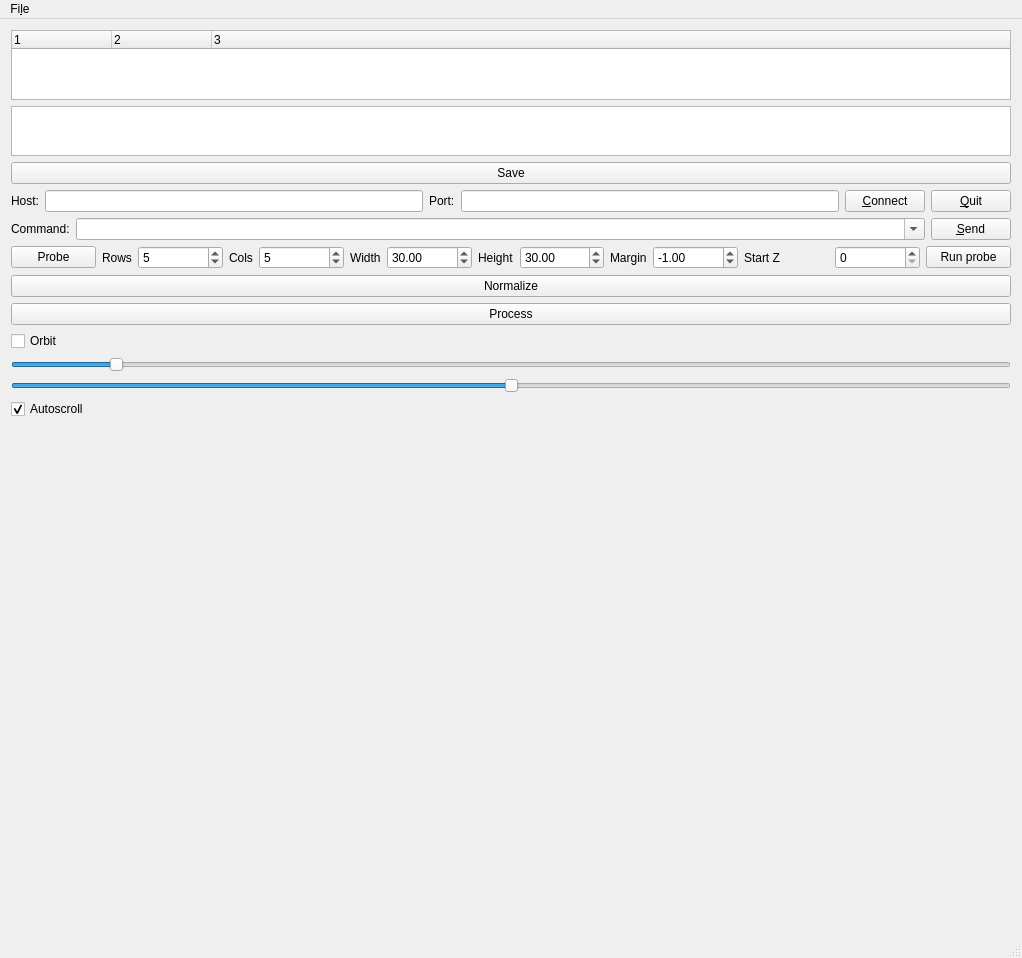
<?xml version="1.0" encoding="UTF-8"?>
<ui version="4.0">
 <class>MainWindow</class>
 <widget class="QMainWindow" name="MainWindow">
  <property name="geometry">
   <rect>
    <x>0</x>
    <y>0</y>
    <width>1022</width>
    <height>932</height>
   </rect>
  </property>
  <property name="windowTitle">
   <string>hc_monitor</string>
  </property>
  <property name="animated">
   <bool>false</bool>
  </property>
  <widget class="QWidget" name="centralWidget">
   <layout class="QVBoxLayout" name="verticalLayout">
    <item>
     <widget class="QTreeWidget" name="comtree">
      <property name="verticalScrollMode">
       <enum>QAbstractItemView::ScrollPerPixel</enum>
      </property>
      <property name="columnCount">
       <number>3</number>
      </property>
      <column>
       <property name="text">
        <string notr="true">1</string>
       </property>
      </column>
      <column>
       <property name="text">
        <string notr="true">2</string>
       </property>
      </column>
      <column>
       <property name="text">
        <string notr="true">3</string>
       </property>
      </column>
     </widget>
    </item>
    <item>
     <widget class="QTextEdit" name="text">
      <property name="enabled">
       <bool>true</bool>
      </property>
      <property name="sizePolicy">
       <sizepolicy hsizetype="Minimum" vsizetype="Fixed">
        <horstretch>0</horstretch>
        <verstretch>0</verstretch>
       </sizepolicy>
      </property>
      <property name="maximumSize">
       <size>
        <width>16777215</width>
        <height>50</height>
       </size>
      </property>
      <property name="baseSize">
       <size>
        <width>0</width>
        <height>50</height>
       </size>
      </property>
     </widget>
    </item>
    <item>
     <widget class="QPushButton" name="save">
      <property name="text">
       <string>Save</string>
      </property>
     </widget>
    </item>
    <item>
     <layout class="QHBoxLayout" name="horizontalLayout_2">
      <item>
       <widget class="QLabel" name="label">
        <property name="text">
         <string>Host:</string>
        </property>
       </widget>
      </item>
      <item>
       <widget class="QLineEdit" name="host"/>
      </item>
      <item>
       <widget class="QLabel" name="label_2">
        <property name="text">
         <string>Port:</string>
        </property>
       </widget>
      </item>
      <item>
       <widget class="QLineEdit" name="port">
        <property name="sizePolicy">
         <sizepolicy hsizetype="MinimumExpanding" vsizetype="Fixed">
          <horstretch>0</horstretch>
          <verstretch>0</verstretch>
         </sizepolicy>
        </property>
       </widget>
      </item>
      <item>
       <widget class="QPushButton" name="connect">
        <property name="text">
         <string>&amp;Connect</string>
        </property>
       </widget>
      </item>
      <item>
       <widget class="QPushButton" name="quit">
        <property name="text">
         <string>&amp;Quit</string>
        </property>
       </widget>
      </item>
     </layout>
    </item>
    <item>
     <layout class="QHBoxLayout" name="horizontalLayout">
      <item>
       <widget class="QLabel" name="label_3">
        <property name="text">
         <string>Command:</string>
        </property>
       </widget>
      </item>
      <item>
       <widget class="QComboBox" name="prompt">
        <property name="sizePolicy">
         <sizepolicy hsizetype="Expanding" vsizetype="Fixed">
          <horstretch>0</horstretch>
          <verstretch>0</verstretch>
         </sizepolicy>
        </property>
        <property name="editable">
         <bool>true</bool>
        </property>
       </widget>
      </item>
      <item>
       <widget class="QPushButton" name="send">
        <property name="text">
         <string>&amp;Send</string>
        </property>
       </widget>
      </item>
     </layout>
    </item>
    <item>
     <layout class="QHBoxLayout" name="horizontalLayout_3">
      <item>
       <widget class="QPushButton" name="probe">
        <property name="text">
         <string>Probe</string>
        </property>
       </widget>
      </item>
      <item>
       <widget class="QLabel" name="label_rows">
        <property name="sizePolicy">
         <sizepolicy hsizetype="Maximum" vsizetype="Minimum">
          <horstretch>0</horstretch>
          <verstretch>0</verstretch>
         </sizepolicy>
        </property>
        <property name="text">
         <string>Rows</string>
        </property>
       </widget>
      </item>
      <item>
       <widget class="QSpinBox" name="probe_rows">
        <property name="sizePolicy">
         <sizepolicy hsizetype="Minimum" vsizetype="Fixed">
          <horstretch>0</horstretch>
          <verstretch>0</verstretch>
         </sizepolicy>
        </property>
        <property name="maximum">
         <number>99999999</number>
        </property>
        <property name="value">
         <number>5</number>
        </property>
       </widget>
      </item>
      <item>
       <widget class="QLabel" name="label_cols">
        <property name="sizePolicy">
         <sizepolicy hsizetype="Maximum" vsizetype="Preferred">
          <horstretch>0</horstretch>
          <verstretch>0</verstretch>
         </sizepolicy>
        </property>
        <property name="text">
         <string>Cols</string>
        </property>
       </widget>
      </item>
      <item>
       <widget class="QSpinBox" name="probe_cols">
        <property name="maximum">
         <number>9999999</number>
        </property>
        <property name="value">
         <number>5</number>
        </property>
       </widget>
      </item>
      <item>
       <widget class="QLabel" name="label_width">
        <property name="sizePolicy">
         <sizepolicy hsizetype="Maximum" vsizetype="Preferred">
          <horstretch>0</horstretch>
          <verstretch>0</verstretch>
         </sizepolicy>
        </property>
        <property name="text">
         <string>Width</string>
        </property>
       </widget>
      </item>
      <item>
       <widget class="QDoubleSpinBox" name="probe_area_width">
        <property name="maximum">
         <double>9999999.000000000000000</double>
        </property>
        <property name="value">
         <double>30.000000000000000</double>
        </property>
       </widget>
      </item>
      <item>
       <widget class="QLabel" name="label_height">
        <property name="sizePolicy">
         <sizepolicy hsizetype="Maximum" vsizetype="Preferred">
          <horstretch>0</horstretch>
          <verstretch>0</verstretch>
         </sizepolicy>
        </property>
        <property name="text">
         <string>Height</string>
        </property>
       </widget>
      </item>
      <item>
       <widget class="QDoubleSpinBox" name="probe_area_height">
        <property name="maximum">
         <double>9999999.000000000000000</double>
        </property>
        <property name="value">
         <double>30.000000000000000</double>
        </property>
       </widget>
      </item>
      <item>
       <widget class="QLabel" name="margin">
        <property name="sizePolicy">
         <sizepolicy hsizetype="Maximum" vsizetype="Preferred">
          <horstretch>0</horstretch>
          <verstretch>0</verstretch>
         </sizepolicy>
        </property>
        <property name="text">
         <string>Margin</string>
        </property>
       </widget>
      </item>
      <item>
       <widget class="QDoubleSpinBox" name="probe_margin">
        <property name="minimum">
         <double>-99999.000000000000000</double>
        </property>
        <property name="maximum">
         <double>99999.990000000005239</double>
        </property>
        <property name="value">
         <double>-1.000000000000000</double>
        </property>
       </widget>
      </item>
      <item>
       <widget class="QLabel" name="lalel_start_z">
        <property name="text">
         <string>Start Z</string>
        </property>
       </widget>
      </item>
      <item>
       <widget class="QSpinBox" name="probe_start_z">
        <property name="value">
         <number>0</number>
        </property>
       </widget>
      </item>
      <item>
       <widget class="QPushButton" name="run_probe">
        <property name="text">
         <string>Run probe</string>
        </property>
       </widget>
      </item>
     </layout>
    </item>
    <item>
     <widget class="QPushButton" name="normalize">
      <property name="text">
       <string>Normalize</string>
      </property>
     </widget>
    </item>
    <item>
     <widget class="QPushButton" name="process">
      <property name="text">
       <string>Process</string>
      </property>
     </widget>
    </item>
    <item>
     <widget class="QCheckBox" name="orbit">
      <property name="text">
       <string>Orbit</string>
      </property>
     </widget>
    </item>
    <item>
     <widget class="QSlider" name="exaslider">
      <property name="minimum">
       <number>1</number>
      </property>
      <property name="maximum">
       <number>1000</number>
      </property>
      <property name="sliderPosition">
       <number>100</number>
      </property>
      <property name="orientation">
       <enum>Qt::Horizontal</enum>
      </property>
     </widget>
    </item>
    <item>
     <widget class="QSlider" name="offsetslider">
      <property name="minimum">
       <number>-1000</number>
      </property>
      <property name="maximum">
       <number>1000</number>
      </property>
      <property name="orientation">
       <enum>Qt::Horizontal</enum>
      </property>
     </widget>
    </item>
    <item>
     <widget class="QCheckBox" name="autoscroll">
      <property name="text">
       <string>Autoscroll</string>
      </property>
      <property name="checked">
       <bool>true</bool>
      </property>
     </widget>
    </item>
    <item>
     <widget class="HCViewerWidget" name="gl" native="true">
      <property name="minimumSize">
       <size>
        <width>500</width>
        <height>500</height>
       </size>
      </property>
     </widget>
    </item>
   </layout>
  </widget>
  <widget class="QMenuBar" name="menuBar">
   <property name="geometry">
    <rect>
     <x>0</x>
     <y>0</y>
     <width>1022</width>
     <height>19</height>
    </rect>
   </property>
   <widget class="QMenu" name="menuFile">
    <property name="title">
     <string>Fi&amp;le</string>
    </property>
    <addaction name="actionSave"/>
    <addaction name="actionQuit"/>
    <addaction name="separator"/>
    <addaction name="actionSave_probe_data"/>
    <addaction name="actionLoad_probe_data"/>
    <addaction name="separator"/>
   </widget>
   <addaction name="menuFile"/>
  </widget>
  <widget class="QStatusBar" name="statusBar"/>
  <action name="actionSave">
   <property name="text">
    <string>&amp;Save</string>
   </property>
   <property name="shortcut">
    <string>Ctrl+S</string>
   </property>
  </action>
  <action name="actionQuit">
   <property name="text">
    <string>&amp;Quit</string>
   </property>
   <property name="shortcut">
    <string>Ctrl+Q</string>
   </property>
  </action>
  <action name="actionLoad_probe_data">
   <property name="text">
    <string>&amp;Load probe data</string>
   </property>
  </action>
  <action name="actionSave_probe_data">
   <property name="text">
    <string>Save &amp;probe data</string>
   </property>
  </action>
 </widget>
 <layoutdefault spacing="6" margin="11"/>
 <customwidgets>
  <customwidget>
   <class>HCViewerWidget</class>
   <extends>QWidget</extends>
   <header>viewerwidget.h</header>
   <container>1</container>
  </customwidget>
 </customwidgets>
 <resources/>
 <connections>
  <connection>
   <sender>quit</sender>
   <signal>clicked()</signal>
   <receiver>MainWindow</receiver>
   <slot>close()</slot>
   <hints>
    <hint type="sourcelabel">
     <x>349</x>
     <y>226</y>
    </hint>
    <hint type="destinationlabel">
     <x>199</x>
     <y>149</y>
    </hint>
   </hints>
  </connection>
  <connection>
   <sender>actionQuit</sender>
   <signal>triggered()</signal>
   <receiver>MainWindow</receiver>
   <slot>close()</slot>
   <hints>
    <hint type="sourcelabel">
     <x>-1</x>
     <y>-1</y>
    </hint>
    <hint type="destinationlabel">
     <x>199</x>
     <y>149</y>
    </hint>
   </hints>
  </connection>
  <connection>
   <sender>probe_rows</sender>
   <signal>valueChanged(int)</signal>
   <receiver>probe</receiver>
   <slot>click()</slot>
   <hints>
    <hint type="sourcelabel">
     <x>144</x>
     <y>256</y>
    </hint>
    <hint type="destinationlabel">
     <x>43</x>
     <y>255</y>
    </hint>
   </hints>
  </connection>
  <connection>
   <sender>probe_cols</sender>
   <signal>valueChanged(int)</signal>
   <receiver>probe</receiver>
   <slot>click()</slot>
   <hints>
    <hint type="sourcelabel">
     <x>230</x>
     <y>256</y>
    </hint>
    <hint type="destinationlabel">
     <x>43</x>
     <y>255</y>
    </hint>
   </hints>
  </connection>
  <connection>
   <sender>probe_margin</sender>
   <signal>valueChanged(double)</signal>
   <receiver>probe</receiver>
   <slot>click()</slot>
   <hints>
    <hint type="sourcelabel">
     <x>576</x>
     <y>256</y>
    </hint>
    <hint type="destinationlabel">
     <x>43</x>
     <y>255</y>
    </hint>
   </hints>
  </connection>
  <connection>
   <sender>probe_area_width</sender>
   <signal>valueChanged(double)</signal>
   <receiver>probe</receiver>
   <slot>click()</slot>
   <hints>
    <hint type="sourcelabel">
     <x>335</x>
     <y>256</y>
    </hint>
    <hint type="destinationlabel">
     <x>43</x>
     <y>255</y>
    </hint>
   </hints>
  </connection>
  <connection>
   <sender>probe_area_height</sender>
   <signal>valueChanged(double)</signal>
   <receiver>probe</receiver>
   <slot>click()</slot>
   <hints>
    <hint type="sourcelabel">
     <x>455</x>
     <y>256</y>
    </hint>
    <hint type="destinationlabel">
     <x>43</x>
     <y>255</y>
    </hint>
   </hints>
  </connection>
 </connections>
</ui>
